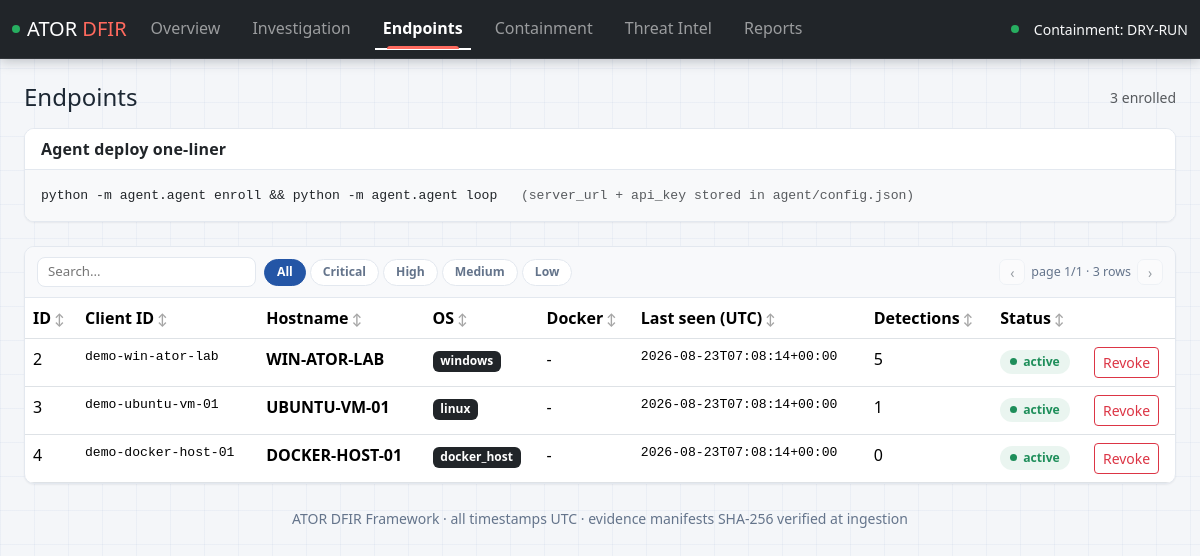
The app's page /endpoints with its own data.
### tables this page shows
CREATE TABLE hosts (
    id INTEGER PRIMARY KEY AUTOINCREMENT,
    client_id TEXT UNIQUE NOT NULL,
    hostname TEXT NOT NULL,
    os_type TEXT NOT NULL CHECK (os_type IN ('windows','linux','docker_host')),
    docker_engine_flag INTEGER NOT NULL DEFAULT 0,
    api_key_hash TEXT NOT NULL,
    agent_version TEXT,
    enrolled_at_utc TEXT NOT NULL,
    last_seen_utc TEXT,
    is_active INTEGER NOT NULL DEFAULT 1
);

### server/ui.py (the view)
    @target_app.get("/endpoints", response_class=HTMLResponse)
    def endpoints(request: Request, conn=Depends(database.connect)):
        hosts = [dict(r) for r in conn.execute(
            """SELECT h.*, (SELECT COUNT(*) FROM detections d WHERE d.host_id=h.id) AS detection_count
               FROM hosts h ORDER BY h.id"""
        )]
        conn.close()
        return tpl.TemplateResponse(request, "endpoints.html", {
            "hosts": hosts, "page": "endpoints",
        })

### server/templates/endpoints.html (shortened to what this page needs)
{% extends "base.html" %}
{% block content %}
<div class="d-flex justify-content-between align-items-center mb-3">
  <h4 class="mb-0">Endpoints</h4>
  <span class="text-muted small">{{ hosts|length }} enrolled</span>
</div>
<div class="card ator-card mb-4 anim-rise"><div class="card-header">Agent deploy one-liner</div>
<div class="card-body mono small bg-light">
python -m agent.agent enroll && python -m agent.agent loop &nbsp;&nbsp;<span class="text-muted">(server_url + api_key stored in agent/config.json)</span>
</div></div>
<div class="card ator-card">
  <div class="card-body p-0">
    <table class="table table-hover data ator-table mb-0" data-interactive data-interactive-empty="1">
      <thead><tr><th data-sort>ID</th><th data-sort>Client ID</th><th data-sort>Hostname</th><th data-sort>OS</th><th data-sort>Docker</th><th data-sort>Last seen (UTC)</th><th data-sort>Detections</th><th data-sort>Status</th><th></th></tr></thead>
      <tbody>
      {% for h in hosts %}
        <tr data-host-id="{{ h.id }}">
          <td>{{ h.id }}</td><td class="mono">{{ h.client_id }}</td><td><b>{{ h.hostname }}</b></td>
          <td><span class="badge bg-dark">{{ h.os_type }}</span></td>
          <td>{{ 'yes' if h.docker_engine_flag else '-' }}</td>
          <td class="mono">{{ h.last_seen_utc or 'never' }}</td>
          <td>{{ h.detection_count }}</td>
          <td>{% if h.is_active %}<span class="status-pill online"><span class="dot"></span>active</span>{% else %}<span class="status-pill revoked"><span class="dot"></span>revoked</span>{% endif %}</td>
          <td>
            {% if h.is_active %}
            <form method="post" action="/ui/endpoints/{{ h.id }}/revoke"
                  data-ajax data-api="/api/v1/hosts/{{ h.id }}/revoke"
                  data-on-success="reload-badge remove-row"
                  data-success-message="API key revoked for {{ h.hostname }}"
                  class="d-inline" onsubmit="return false;">
              <button type="submit" class="btn btn-outline-danger btn-sm"
                      data-loading-label="Revoking">Revoke</button>
            </form>
            {% endif %}
          </td>
        </tr>
      {% else %}
        <tr class="empty-hint-row"><td colspan="9"><div class="empty-hint">No endpoints enrolled.</div></td></tr>
      {% endfor %}
      </tbody>
    </table>
  </div>
</div>
{% endblock %}

### server/templates/base.html (shortened to what this page needs)
<!DOCTYPE html>
<html lang="en">
<head>
<link href="https://cdn.jsdelivr.net/npm/bootstrap@5.3.3/dist/css/bootstrap.min.css" rel="stylesheet">
<link rel="stylesheet" href="/static/css/dashboard.css">
<link rel="stylesheet" href="/static/css/animations.css">
<link rel="stylesheet" href="/static/css/components.css">
</head>
<body class="ator-theme">
<nav class="navbar navbar-expand-lg navbar-dark bg-dark soc-nav mb-4">
  <div class="container-fluid">
    <a class="navbar-brand d-flex align-items-center" href="/">
      <span class="pulse-dot is-live" id="globalDot" aria-hidden="true"></span>
      ATOR <span class="brand-accent">&nbsp;DFIR</span>
    </a>
    <div class="collapse navbar-collapse" id="mainNav">
      <ul class="navbar-nav nav-underline">
        <li class="nav-item"><a class="nav-link {{ 'active' if page=='overview' }}" href="/">Overview</a></li>
        <li class="nav-item"><a class="nav-link {{ 'active' if page=='investigation' }}" href="/investigation">Investigation</a></li>
        <li class="nav-item"><a class="nav-link {{ 'active' if page=='endpoints' }}" href="/endpoints">Endpoints</a></li>
        <li class="nav-item"><a class="nav-link {{ 'active' if page=='containment' }}" href="/containment">Containment</a></li>
        <li class="nav-item"><a class="nav-link {{ 'active' if page=='intel' }}" href="/intel">Threat Intel</a></li>
        <li class="nav-item"><a class="nav-link {{ 'active' if page=='reports' }}" href="/reports">Reports</a></li>
      </ul>
    </div>
    <span class="navbar-text text-light small d-none d-md-inline-flex align-items-center gap-2">
      <span class="pulse-dot is-live"></span> Containment: DRY-RUN
    </span>
  </div>
</nav>
<main class="container-fluid px-4 anim-fade">
{% block content %}{% endblock %}
</main>
<footer class="text-center ator-footer small my-4">
  ATOR DFIR Framework &middot; all timestamps UTC &middot; evidence manifests SHA-256 verified at ingestion
</footer>
</body>
</html>

### server/static/css/dashboard.css (style rules this page uses)
:root { --ator-bg: #f4f6f9; --ator-surface: #ffffff; --ator-border: #e3e8ef; --ator-ink: #1c2733; --ator-muted: #64748b; --ator-accent: #2456a6; --ator-accent-soft: #e8f0fc; --ator-critical: #c0392b; --ator-high: #d35400; --ator-medium: #b7791f; --ator-low: #1e8e5a; --ator-grid-line: rgba(36, 86, 166, 0.045); --ator-shadow-sm: 0 1px 2px rgba(16, 24, 40, 0.06); --ator-shadow-md: 0 4px 14px rgba(16, 24, 40, 0.10); --ator-radius: 10px; }
body.ator-theme { background-color: var(--ator-bg); background-image: linear-gradient(var(--ator-grid-line) 1px, transparent 1px), linear-gradient(90deg, var(--ator-grid-line) 1px, transparent 1px); background-size: 34px 34px; color: var(--ator-ink); }
.soc-nav { border-bottom: 1px solid rgba(255, 255, 255, 0.08); box-shadow: 0 2px 12px rgba(10, 18, 30, 0.25); }
.navbar-brand .brand-accent { color: #ff6a5e; }
.pulse-dot { width: 8px; height: 8px; border-radius: 50%; display: inline-block; margin-right: 7px; background: #27ae60; box-shadow: 0 0 0 0 rgba(39, 174, 96, 0.55); animation: atorPulseDot 2.4s ease-out infinite; }
.pulse-dot.is-live { background: #27ae60; }
.card.ator-card { border: 1px solid var(--ator-border); border-radius: var(--ator-radius); box-shadow: var(--ator-shadow-sm); transition: transform 160ms ease, box-shadow 160ms ease, border-color 160ms ease; overflow: hidden; }
.card.ator-card .card-header { background: var(--ator-surface); border-bottom: 1px solid var(--ator-border); font-weight: 600; letter-spacing: 0.01em; }
.table.ator-table { --bs-table-bg: transparent; }
table.ator-table tbody tr { transition: background-color 120ms ease; }
th.sortable { cursor: pointer; user-select: none; white-space: nowrap; }
th.sortable::after { content: " \2195"; opacity: 0.35; font-size: 0.75rem; }
.btn { transition: transform 110ms ease, box-shadow 130ms ease, background-color 130ms ease; }
.mono { font-family: Consolas, monospace; font-size: 0.82em; }
footer.ator-footer { color: var(--ator-muted); }

### server/static/css/animations.css (style rules this page uses)
.anim-rise { animation: riseIn 460ms cubic-bezier(0.22, 0.9, 0.36, 1) both; }
.anim-fade { animation: fadeIn 500ms ease both; }
.nav-underline { position: relative; }
.nav-underline .nav-link { position: relative; transition: color 150ms ease; }
.nav-underline .nav-link::after { content: ""; position: absolute; left: 12px; right: 12px; bottom: -1px; height: 3px; border-radius: 3px 3px 0 0; background: #ff6a5e; transform: scaleX(0); transform-origin: left; transition: transform 220ms cubic-bezier(0.22, 0.9, 0.36, 1); }
.nav-underline .nav-link.active::after { transform: scaleX(1); }

### server/static/css/components.css (style rules this page uses)
.status-pill { display: inline-flex; align-items: center; gap: 6px; font-size: 0.76rem; font-weight: 600; padding: 3px 10px; border-radius: 999px; }
.status-pill .dot { width: 7px; height: 7px; border-radius: 50%; background: currentColor; }
.status-pill.online { color: var(--ator-low); background: rgba(30, 142, 90, 0.09); }

### records on screen
hosts: id "2", client_id "demo-win-ator-lab", hostname "WIN-ATOR-LAB", os_type "windows", docker_engine_flag "-", last_seen_utc "2026-08-23T07:08:14+00:00", detection_count "5", is_active 1 (drawn)
hosts: id "3", client_id "demo-ubuntu-vm-01", hostname "UBUNTU-VM-01", os_type "linux", docker_engine_flag "-", last_seen_utc "2026-08-23T07:08:14+00:00", detection_count "1", shows "active"
hosts: id "4", client_id "demo-docker-host-01", hostname "DOCKER-HOST-01", os_type "docker_host", docker_engine_flag "-", last_seen_utc "2026-08-23T07:08:14+00:00", detection_count "0", is_active 1 (drawn)

### other values on screen
{{ hosts|length }} "3"
